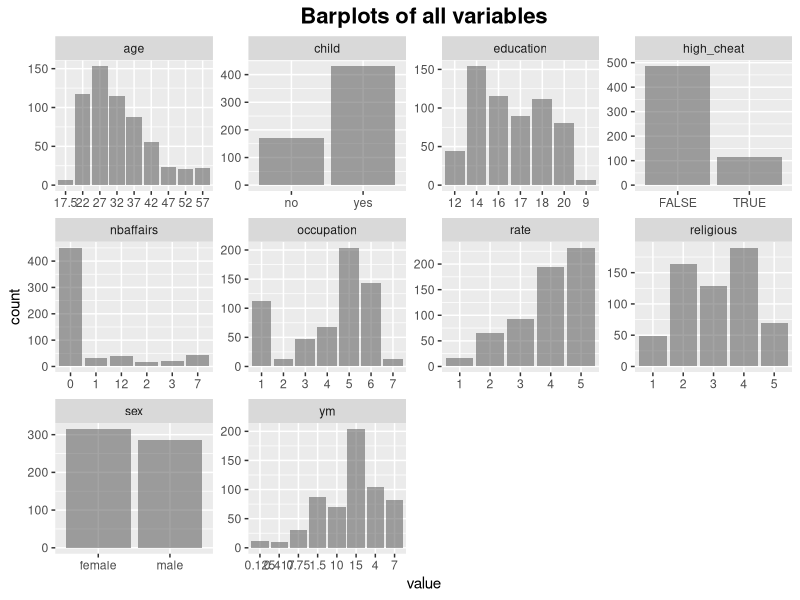
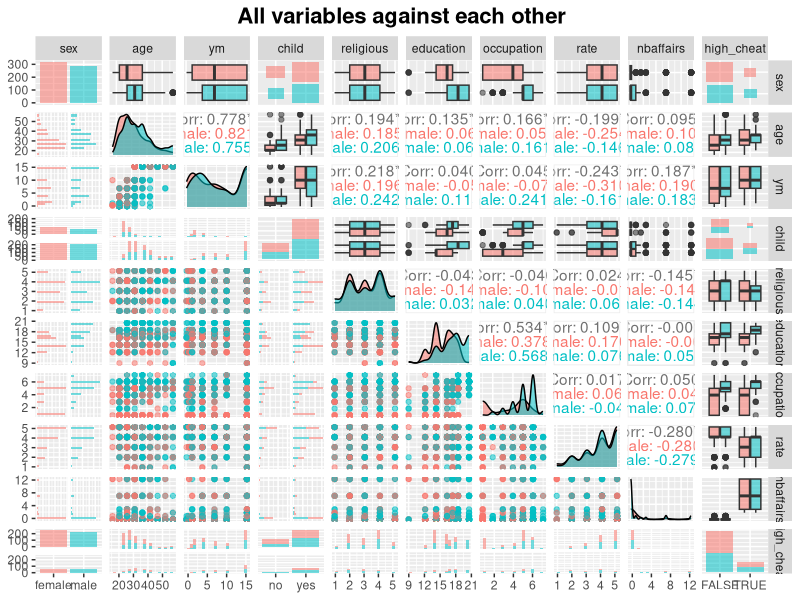
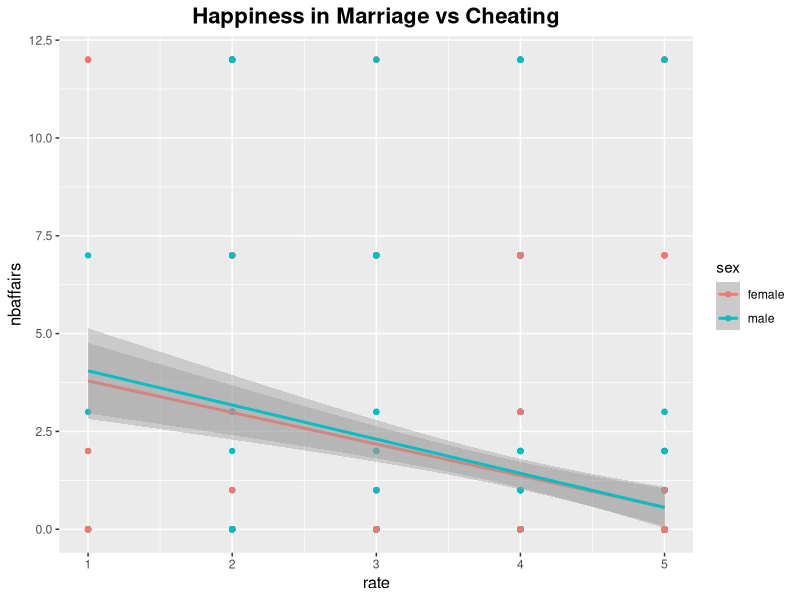
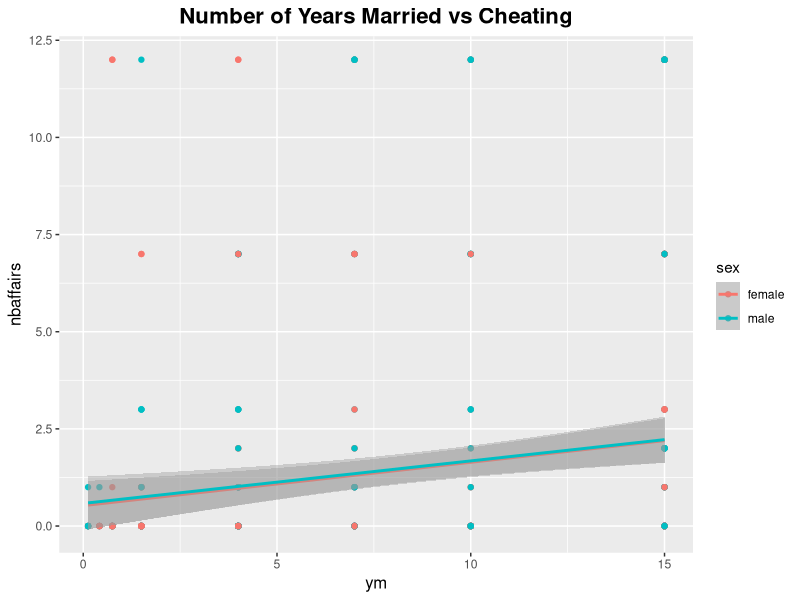
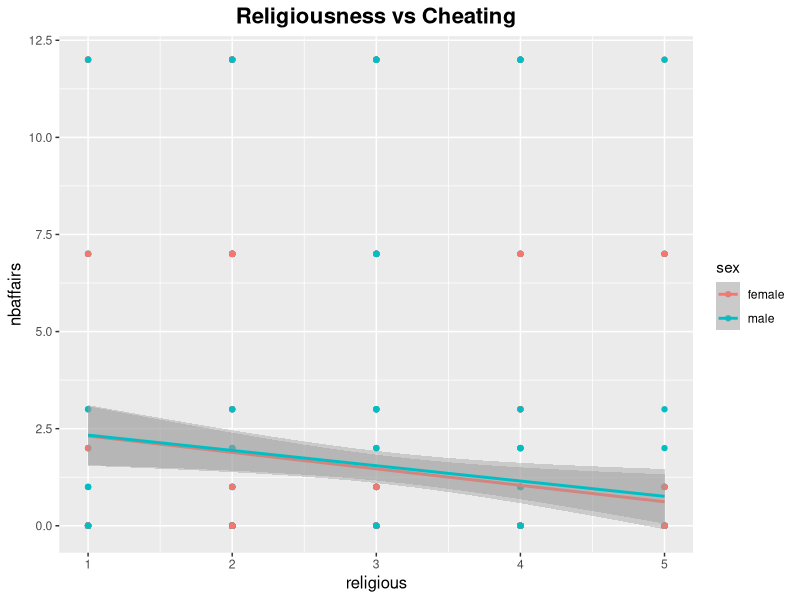

These charts were generated, in order, by the following R code:
## ---- chunk 1
knitr::opts_chunk$set(echo = TRUE)
## ---- chunk 2
# Access libraries
library(dplyr)
library(ggplot2)
library(GGally)
library(stringr)
library(tidyverse)

# reading data from the wrangled CSV file to table 'affairs'
affairs <- read.table("data/affairs.csv", sep = ";", header = TRUE)

# printing a summary of affairs
summary(affairs)
# n= 601; 315 females, 286 males; mean age: 32.48 years

## ---- chunk 3
# printing a graphical summarization of affairs
gather(affairs) %>% ggplot(aes(value, alpha=0.3)) + facet_wrap("key", scales = "free") + geom_bar() + ggtitle("Barplots of all variables") +
  theme(plot.title = element_text(hjust = 0.5,size=16,face='bold'),legend.position="none")

## ---- chunk 4
ggpairs(affairs, mapping = aes(col = sex, alpha = 0.3), lower = list(combo = wrap("facethist", bins = 20))) + ggtitle("All variables against each other") + theme(plot.title = element_text(hjust = 0.5,size=16,face='bold'))

## ---- chunk 5
# Plotting nbaffairs vs rate
p1 <- ggplot(affairs, aes(x = rate, y = nbaffairs, col=sex)) +
  geom_point() + geom_smooth(method="lm") + 
  ggtitle("Happiness in Marriage vs Cheating")+
  theme(plot.title = element_text(hjust = 0.5,size=16,face='bold'),
        axis.title= element_text(hjust = 0.5,size=12))
p1

# fit a linear model
my_model1 <- lm(nbaffairs ~ rate, data = affairs)

# print out a summary of the model
summary(my_model1)
## ---- chunk 6
# Plotting nbaffairs vs ym
p2 <-ggplot(affairs, aes(x = ym, y = nbaffairs, col=sex)) +
  geom_point() + geom_smooth(method="lm") + 
  ggtitle("Number of Years Married vs Cheating")+
  theme(plot.title = element_text(hjust = 0.5,size=16,face='bold'),
        axis.title= element_text(hjust = 0.5,size=12))
p2

# fit a linear model
my_model2 <- lm(nbaffairs ~ ym, data = affairs)

# print out a summary of the model
summary(my_model2)

## ---- chunk 7
# Plotting nbaffairs vs religious
p3 <-ggplot(affairs, aes(x = religious, y = nbaffairs, col=sex)) +
  geom_point() + geom_smooth(method="lm") + 
  ggtitle("Religiousness vs Cheating") +
  theme(plot.title = element_text(hjust = 0.5,size=16,face='bold'),
        axis.title= element_text(hjust = 0.5,size=12))
p3
# fit a linear model
my_model3 <- lm(nbaffairs ~ religious, data = affairs)

# print out a summary of the model
summary(my_model3)
